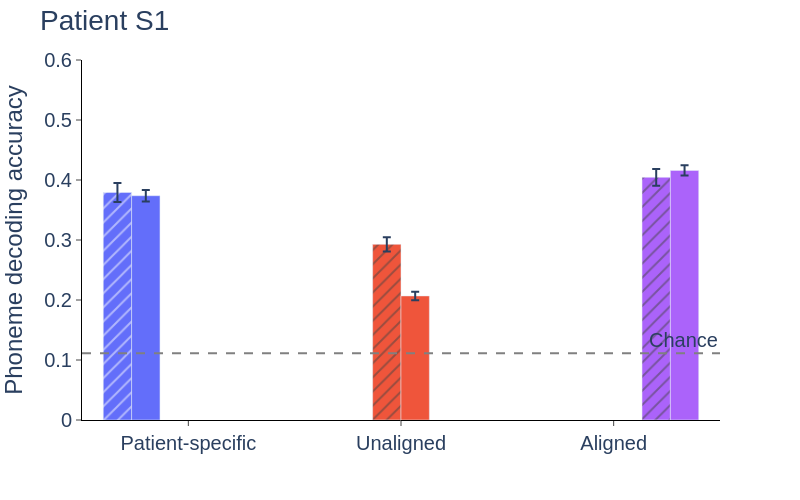
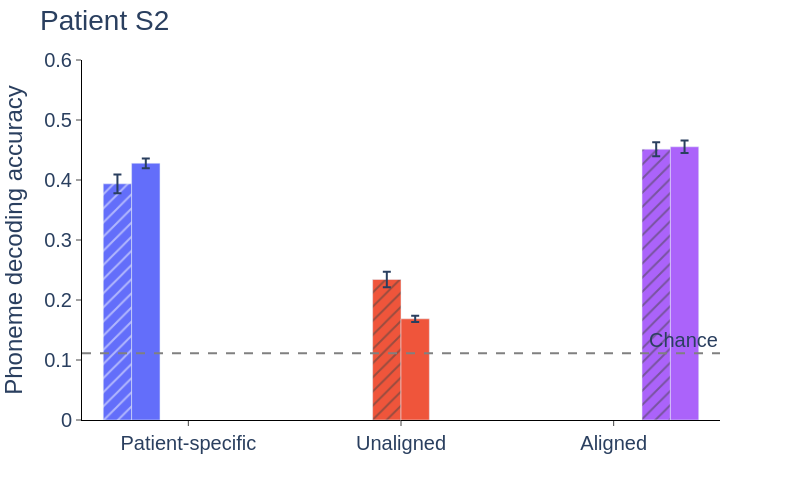
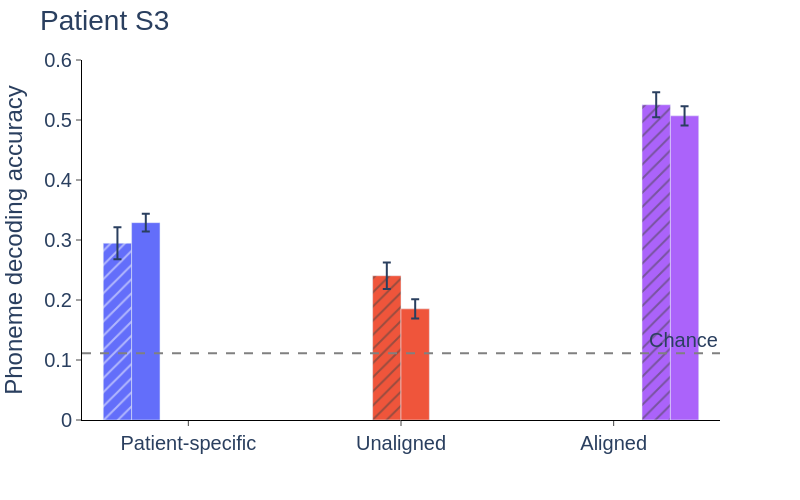
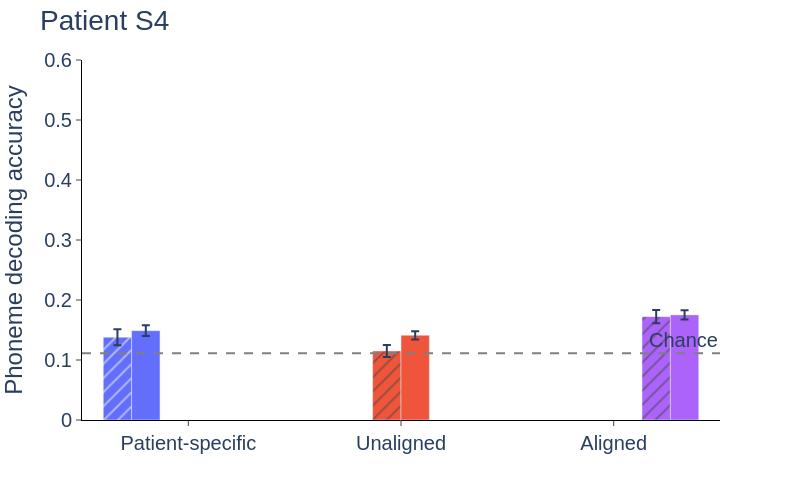

Write notebook code for charts like these, in order.
### Code cell
colors = ['#636EFA', '#EF553B', '#AB63FA']

pattern_map = {
    'All': '',
    'Significant': '/'
}

for pat in agg_df['Patient'].unique():
    sub = agg_df[agg_df['Patient'] == pat]

    fig = px.bar(
        sub,
        x='Decoding Context',
        y='mean',
        error_y='std',
        color='Decoding Context',
        pattern_shape='Channels',          # ← works for bars
        pattern_shape_map=pattern_map,
        barmode='group',                      # side-by-side bars
        color_discrete_sequence=colors,
        width=800,
        height=500
    )
    # fig.update_traces(width=0.2)

    fig.add_hline(
        y=1/9,
        line_dash='dash',
        line_color='grey',
        annotation_text='Chance'
    )

    fig.update_yaxes(
        title='Phoneme decoding accuracy',
        mirror=False,
        ticks='outside',
        showline=True,
        linecolor='black',
        showgrid=False,
    )

    fig.update_xaxes(
        title='',
        mirror=False,
        ticks='outside',
        showline=True,
        linecolor='black',
        showgrid=False,
    )


    fig.update_layout(
        title=f'Patient {pat}',
        plot_bgcolor='white',
        # legend=dict(
        #     orientation='h',
        #     y=0.02,
        #     x=0.01,
        #     title_text=''
        # ),
        showlegend=False,
        # bargroupgap=0.5,
        font=dict(size=20, family='Arial')
    )

    fig.update_yaxes(range=[0, 0.6])

    fig.show()

### Figure 1 — Plotly figure (JSON) as saved in the notebook; plotly's stock layout.template omitted (floating-point values rounded to 4 significant figures)
{"data": [{"alignmentgroup": "True", "error_y": {"array": [0.01585]}, "hovertemplate": "Decoding Context=%{x}<br>Channels=Significant<br>mean=%{y}<extra></extra>", "legendgroup": "Patient-specific, Significant", "marker": {"color": "#636EFA", "pattern": {"shape": "/"}}, "name": "Patient-specific, Significant", "offsetgroup": "Patient-specific, Significant", "orientation": "v", "showlegend": true, "textposition": "auto", "type": "bar", "x": ["Patient-specific"], "xaxis": "x", "y": [0.3791], "yaxis": "y"}, {"alignmentgroup": "True", "error_y": {"array": [0.00966]}, "hovertemplate": "Decoding Context=%{x}<br>Channels=All<br>mean=%{y}<extra></extra>", "legendgroup": "Patient-specific, All", "marker": {"color": "#636EFA", "pattern": {"shape": ""}}, "name": "Patient-specific, All", "offsetgroup": "Patient-specific, All", "orientation": "v", "showlegend": true, "textposition": "auto", "type": "bar", "x": ["Patient-specific"], "xaxis": "x", "y": [0.3738], "yaxis": "y"}, {"alignmentgroup": "True", "error_y": {"array": [0.01171]}, "hovertemplate": "Decoding Context=%{x}<br>Channels=Significant<br>mean=%{y}<extra></extra>", "legendgroup": "Unaligned, Significant", "marker": {"color": "#EF553B", "pattern": {"shape": "/"}}, "name": "Unaligned, Significant", "offsetgroup": "Unaligned, Significant", "orientation": "v", "showlegend": true, "textposition": "auto", "type": "bar", "x": ["Unaligned"], "xaxis": "x", "y": [0.2927], "yaxis": "y"}, {"alignmentgroup": "True", "error_y": {"array": [0.007018]}, "hovertemplate": "Decoding Context=%{x}<br>Channels=All<br>mean=%{y}<extra></extra>", "legendgroup": "Unaligned, All", "marker": {"color": "#EF553B", "pattern": {"shape": ""}}, "name": "Unaligned, All", "offsetgroup": "Unaligned, All", "orientation": "v", "showlegend": true, "textposition": "auto", "type": "bar", "x": ["Unaligned"], "xaxis": "x", "y": [0.2068], "yaxis": "y"}, {"alignmentgroup": "True", "error_y": {"array": [0.01406]}, "hovertemplate": "Decoding Context=%{x}<br>Channels=Significant<br>mean=%{y}<extra></extra>", "legendgroup": "Aligned, Significant", "marker": {"color": "#AB63FA", "pattern": {"shape": "/"}}, "name": "Aligned, Significant", "offsetgroup": "Aligned, Significant", "orientation": "v", "showlegend": true, "textposition": "auto", "type": "bar", "x": ["Aligned"], "xaxis": "x", "y": [0.4044], "yaxis": "y"}, {"alignmentgroup": "True", "error_y": {"array": [0.00849]}, "hovertemplate": "Decoding Context=%{x}<br>Channels=All<br>mean=%{y}<extra></extra>", "legendgroup": "Aligned, All", "marker": {"color": "#AB63FA", "pattern": {"shape": ""}}, "name": "Aligned, All", "offsetgroup": "Aligned, All", "orientation": "v", "showlegend": true, "textposition": "auto", "type": "bar", "x": ["Aligned"], "xaxis": "x", "y": [0.4159], "yaxis": "y"}], "layout": {"annotations": [{"showarrow": false, "text": "Chance", "x": 1, "xanchor": "right", "xref": "x domain", "y": 0.1111, "yanchor": "bottom", "yref": "y"}], "barmode": "group", "font": {"family": "Arial", "size": 20}, "height": 500, "legend": {"title": {"text": "Decoding Context, Channels"}, "tracegroupgap": 0}, "margin": {"t": 60}, "plot_bgcolor": "white", "shapes": [{"line": {"color": "grey", "dash": "dash"}, "type": "line", "x0": 0, "x1": 1, "xref": "x domain", "y0": 0.1111, "y1": 0.1111, "yref": "y"}], "showlegend": false, "title": {"text": "Patient S1"}, "width": 800, "xaxis": {"anchor": "y", "categoryarray": ["Patient-specific", "Unaligned", "Aligned"], "categoryorder": "array", "domain": [0, 1], "linecolor": "black", "mirror": false, "showgrid": false, "showline": true, "ticks": "outside", "title": {"text": ""}}, "yaxis": {"anchor": "x", "domain": [0, 1], "linecolor": "black", "mirror": false, "range": [0, 0.6], "showgrid": false, "showline": true, "ticks": "outside", "title": {"text": "Phoneme decoding accuracy"}}}}

### Figure 2 — Plotly figure (JSON) as saved in the notebook; plotly's stock layout.template omitted (floating-point values rounded to 4 significant figures)
{"data": [{"alignmentgroup": "True", "error_y": {"array": [0.0156]}, "hovertemplate": "Decoding Context=%{x}<br>Channels=Significant<br>mean=%{y}<extra></extra>", "legendgroup": "Patient-specific, Significant", "marker": {"color": "#636EFA", "pattern": {"shape": "/"}}, "name": "Patient-specific, Significant", "offsetgroup": "Patient-specific, Significant", "orientation": "v", "showlegend": true, "textposition": "auto", "type": "bar", "x": ["Patient-specific"], "xaxis": "x", "y": [0.3936], "yaxis": "y"}, {"alignmentgroup": "True", "error_y": {"array": [0.008117]}, "hovertemplate": "Decoding Context=%{x}<br>Channels=All<br>mean=%{y}<extra></extra>", "legendgroup": "Patient-specific, All", "marker": {"color": "#636EFA", "pattern": {"shape": ""}}, "name": "Patient-specific, All", "offsetgroup": "Patient-specific, All", "orientation": "v", "showlegend": true, "textposition": "auto", "type": "bar", "x": ["Patient-specific"], "xaxis": "x", "y": [0.4279], "yaxis": "y"}, {"alignmentgroup": "True", "error_y": {"array": [0.01276]}, "hovertemplate": "Decoding Context=%{x}<br>Channels=Significant<br>mean=%{y}<extra></extra>", "legendgroup": "Unaligned, Significant", "marker": {"color": "#EF553B", "pattern": {"shape": "/"}}, "name": "Unaligned, Significant", "offsetgroup": "Unaligned, Significant", "orientation": "v", "showlegend": true, "textposition": "auto", "type": "bar", "x": ["Unaligned"], "xaxis": "x", "y": [0.2342], "yaxis": "y"}, {"alignmentgroup": "True", "error_y": {"array": [0.005141]}, "hovertemplate": "Decoding Context=%{x}<br>Channels=All<br>mean=%{y}<extra></extra>", "legendgroup": "Unaligned, All", "marker": {"color": "#EF553B", "pattern": {"shape": ""}}, "name": "Unaligned, All", "offsetgroup": "Unaligned, All", "orientation": "v", "showlegend": true, "textposition": "auto", "type": "bar", "x": ["Unaligned"], "xaxis": "x", "y": [0.1686], "yaxis": "y"}, {"alignmentgroup": "True", "error_y": {"array": [0.01167]}, "hovertemplate": "Decoding Context=%{x}<br>Channels=Significant<br>mean=%{y}<extra></extra>", "legendgroup": "Aligned, Significant", "marker": {"color": "#AB63FA", "pattern": {"shape": "/"}}, "name": "Aligned, Significant", "offsetgroup": "Aligned, Significant", "orientation": "v", "showlegend": true, "textposition": "auto", "type": "bar", "x": ["Aligned"], "xaxis": "x", "y": [0.4514], "yaxis": "y"}, {"alignmentgroup": "True", "error_y": {"array": [0.01054]}, "hovertemplate": "Decoding Context=%{x}<br>Channels=All<br>mean=%{y}<extra></extra>", "legendgroup": "Aligned, All", "marker": {"color": "#AB63FA", "pattern": {"shape": ""}}, "name": "Aligned, All", "offsetgroup": "Aligned, All", "orientation": "v", "showlegend": true, "textposition": "auto", "type": "bar", "x": ["Aligned"], "xaxis": "x", "y": [0.4554], "yaxis": "y"}], "layout": {"annotations": [{"showarrow": false, "text": "Chance", "x": 1, "xanchor": "right", "xref": "x domain", "y": 0.1111, "yanchor": "bottom", "yref": "y"}], "barmode": "group", "font": {"family": "Arial", "size": 20}, "height": 500, "legend": {"title": {"text": "Decoding Context, Channels"}, "tracegroupgap": 0}, "margin": {"t": 60}, "plot_bgcolor": "white", "shapes": [{"line": {"color": "grey", "dash": "dash"}, "type": "line", "x0": 0, "x1": 1, "xref": "x domain", "y0": 0.1111, "y1": 0.1111, "yref": "y"}], "showlegend": false, "title": {"text": "Patient S2"}, "width": 800, "xaxis": {"anchor": "y", "categoryarray": ["Patient-specific", "Unaligned", "Aligned"], "categoryorder": "array", "domain": [0, 1], "linecolor": "black", "mirror": false, "showgrid": false, "showline": true, "ticks": "outside", "title": {"text": ""}}, "yaxis": {"anchor": "x", "domain": [0, 1], "linecolor": "black", "mirror": false, "range": [0, 0.6], "showgrid": false, "showline": true, "ticks": "outside", "title": {"text": "Phoneme decoding accuracy"}}}}

### Figure 3 — Plotly figure (JSON) as saved in the notebook; plotly's stock layout.template omitted (floating-point values rounded to 4 significant figures)
{"data": [{"alignmentgroup": "True", "error_y": {"array": [0.02666]}, "hovertemplate": "Decoding Context=%{x}<br>Channels=Significant<br>mean=%{y}<extra></extra>", "legendgroup": "Patient-specific, Significant", "marker": {"color": "#636EFA", "pattern": {"shape": "/"}}, "name": "Patient-specific, Significant", "offsetgroup": "Patient-specific, Significant", "orientation": "v", "showlegend": true, "textposition": "auto", "type": "bar", "x": ["Patient-specific"], "xaxis": "x", "y": [0.2946], "yaxis": "y"}, {"alignmentgroup": "True", "error_y": {"array": [0.01491]}, "hovertemplate": "Decoding Context=%{x}<br>Channels=All<br>mean=%{y}<extra></extra>", "legendgroup": "Patient-specific, All", "marker": {"color": "#636EFA", "pattern": {"shape": ""}}, "name": "Patient-specific, All", "offsetgroup": "Patient-specific, All", "orientation": "v", "showlegend": true, "textposition": "auto", "type": "bar", "x": ["Patient-specific"], "xaxis": "x", "y": [0.3289], "yaxis": "y"}, {"alignmentgroup": "True", "error_y": {"array": [0.02194]}, "hovertemplate": "Decoding Context=%{x}<br>Channels=Significant<br>mean=%{y}<extra></extra>", "legendgroup": "Unaligned, Significant", "marker": {"color": "#EF553B", "pattern": {"shape": "/"}}, "name": "Unaligned, Significant", "offsetgroup": "Unaligned, Significant", "orientation": "v", "showlegend": true, "textposition": "auto", "type": "bar", "x": ["Unaligned"], "xaxis": "x", "y": [0.2404], "yaxis": "y"}, {"alignmentgroup": "True", "error_y": {"array": [0.01588]}, "hovertemplate": "Decoding Context=%{x}<br>Channels=All<br>mean=%{y}<extra></extra>", "legendgroup": "Unaligned, All", "marker": {"color": "#EF553B", "pattern": {"shape": ""}}, "name": "Unaligned, All", "offsetgroup": "Unaligned, All", "orientation": "v", "showlegend": true, "textposition": "auto", "type": "bar", "x": ["Unaligned"], "xaxis": "x", "y": [0.1852], "yaxis": "y"}, {"alignmentgroup": "True", "error_y": {"array": [0.02087]}, "hovertemplate": "Decoding Context=%{x}<br>Channels=Significant<br>mean=%{y}<extra></extra>", "legendgroup": "Aligned, Significant", "marker": {"color": "#AB63FA", "pattern": {"shape": "/"}}, "name": "Aligned, Significant", "offsetgroup": "Aligned, Significant", "orientation": "v", "showlegend": true, "textposition": "auto", "type": "bar", "x": ["Aligned"], "xaxis": "x", "y": [0.5254], "yaxis": "y"}, {"alignmentgroup": "True", "error_y": {"array": [0.01591]}, "hovertemplate": "Decoding Context=%{x}<br>Channels=All<br>mean=%{y}<extra></extra>", "legendgroup": "Aligned, All", "marker": {"color": "#AB63FA", "pattern": {"shape": ""}}, "name": "Aligned, All", "offsetgroup": "Aligned, All", "orientation": "v", "showlegend": true, "textposition": "auto", "type": "bar", "x": ["Aligned"], "xaxis": "x", "y": [0.5069], "yaxis": "y"}], "layout": {"annotations": [{"showarrow": false, "text": "Chance", "x": 1, "xanchor": "right", "xref": "x domain", "y": 0.1111, "yanchor": "bottom", "yref": "y"}], "barmode": "group", "font": {"family": "Arial", "size": 20}, "height": 500, "legend": {"title": {"text": "Decoding Context, Channels"}, "tracegroupgap": 0}, "margin": {"t": 60}, "plot_bgcolor": "white", "shapes": [{"line": {"color": "grey", "dash": "dash"}, "type": "line", "x0": 0, "x1": 1, "xref": "x domain", "y0": 0.1111, "y1": 0.1111, "yref": "y"}], "showlegend": false, "title": {"text": "Patient S3"}, "width": 800, "xaxis": {"anchor": "y", "categoryarray": ["Patient-specific", "Unaligned", "Aligned"], "categoryorder": "array", "domain": [0, 1], "linecolor": "black", "mirror": false, "showgrid": false, "showline": true, "ticks": "outside", "title": {"text": ""}}, "yaxis": {"anchor": "x", "domain": [0, 1], "linecolor": "black", "mirror": false, "range": [0, 0.6], "showgrid": false, "showline": true, "ticks": "outside", "title": {"text": "Phoneme decoding accuracy"}}}}

### Figure 4 — Plotly figure (JSON) as saved in the notebook; plotly's stock layout.template omitted (floating-point values rounded to 4 significant figures)
{"data": [{"alignmentgroup": "True", "error_y": {"array": [0.01319]}, "hovertemplate": "Decoding Context=%{x}<br>Channels=Significant<br>mean=%{y}<extra></extra>", "legendgroup": "Patient-specific, Significant", "marker": {"color": "#636EFA", "pattern": {"shape": "/"}}, "name": "Patient-specific, Significant", "offsetgroup": "Patient-specific, Significant", "orientation": "v", "showlegend": true, "textposition": "auto", "type": "bar", "x": ["Patient-specific"], "xaxis": "x", "y": [0.138], "yaxis": "y"}, {"alignmentgroup": "True", "error_y": {"array": [0.008854]}, "hovertemplate": "Decoding Context=%{x}<br>Channels=All<br>mean=%{y}<extra></extra>", "legendgroup": "Patient-specific, All", "marker": {"color": "#636EFA", "pattern": {"shape": ""}}, "name": "Patient-specific, All", "offsetgroup": "Patient-specific, All", "orientation": "v", "showlegend": true, "textposition": "auto", "type": "bar", "x": ["Patient-specific"], "xaxis": "x", "y": [0.1489], "yaxis": "y"}, {"alignmentgroup": "True", "error_y": {"array": [0.009925]}, "hovertemplate": "Decoding Context=%{x}<br>Channels=Significant<br>mean=%{y}<extra></extra>", "legendgroup": "Unaligned, Significant", "marker": {"color": "#EF553B", "pattern": {"shape": "/"}}, "name": "Unaligned, Significant", "offsetgroup": "Unaligned, Significant", "orientation": "v", "showlegend": true, "textposition": "auto", "type": "bar", "x": ["Unaligned"], "xaxis": "x", "y": [0.115], "yaxis": "y"}, {"alignmentgroup": "True", "error_y": {"array": [0.006905]}, "hovertemplate": "Decoding Context=%{x}<br>Channels=All<br>mean=%{y}<extra></extra>", "legendgroup": "Unaligned, All", "marker": {"color": "#EF553B", "pattern": {"shape": ""}}, "name": "Unaligned, All", "offsetgroup": "Unaligned, All", "orientation": "v", "showlegend": true, "textposition": "auto", "type": "bar", "x": ["Unaligned"], "xaxis": "x", "y": [0.1412], "yaxis": "y"}, {"alignmentgroup": "True", "error_y": {"array": [0.01119]}, "hovertemplate": "Decoding Context=%{x}<br>Channels=Significant<br>mean=%{y}<extra></extra>", "legendgroup": "Aligned, Significant", "marker": {"color": "#AB63FA", "pattern": {"shape": "/"}}, "name": "Aligned, Significant", "offsetgroup": "Aligned, Significant", "orientation": "v", "showlegend": true, "textposition": "auto", "type": "bar", "x": ["Aligned"], "xaxis": "x", "y": [0.1723], "yaxis": "y"}, {"alignmentgroup": "True", "error_y": {"array": [0.007859]}, "hovertemplate": "Decoding Context=%{x}<br>Channels=All<br>mean=%{y}<extra></extra>", "legendgroup": "Aligned, All", "marker": {"color": "#AB63FA", "pattern": {"shape": ""}}, "name": "Aligned, All", "offsetgroup": "Aligned, All", "orientation": "v", "showlegend": true, "textposition": "auto", "type": "bar", "x": ["Aligned"], "xaxis": "x", "y": [0.1752], "yaxis": "y"}], "layout": {"annotations": [{"showarrow": false, "text": "Chance", "x": 1, "xanchor": "right", "xref": "x domain", "y": 0.1111, "yanchor": "bottom", "yref": "y"}], "barmode": "group", "font": {"family": "Arial", "size": 20}, "height": 500, "legend": {"title": {"text": "Decoding Context, Channels"}, "tracegroupgap": 0}, "margin": {"t": 60}, "plot_bgcolor": "white", "shapes": [{"line": {"color": "grey", "dash": "dash"}, "type": "line", "x0": 0, "x1": 1, "xref": "x domain", "y0": 0.1111, "y1": 0.1111, "yref": "y"}], "showlegend": false, "title": {"text": "Patient S4"}, "width": 800, "xaxis": {"anchor": "y", "categoryarray": ["Patient-specific", "Unaligned", "Aligned"], "categoryorder": "array", "domain": [0, 1], "linecolor": "black", "mirror": false, "showgrid": false, "showline": true, "ticks": "outside", "title": {"text": ""}}, "yaxis": {"anchor": "x", "domain": [0, 1], "linecolor": "black", "mirror": false, "range": [0, 0.6], "showgrid": false, "showline": true, "ticks": "outside", "title": {"text": "Phoneme decoding accuracy"}}}}
